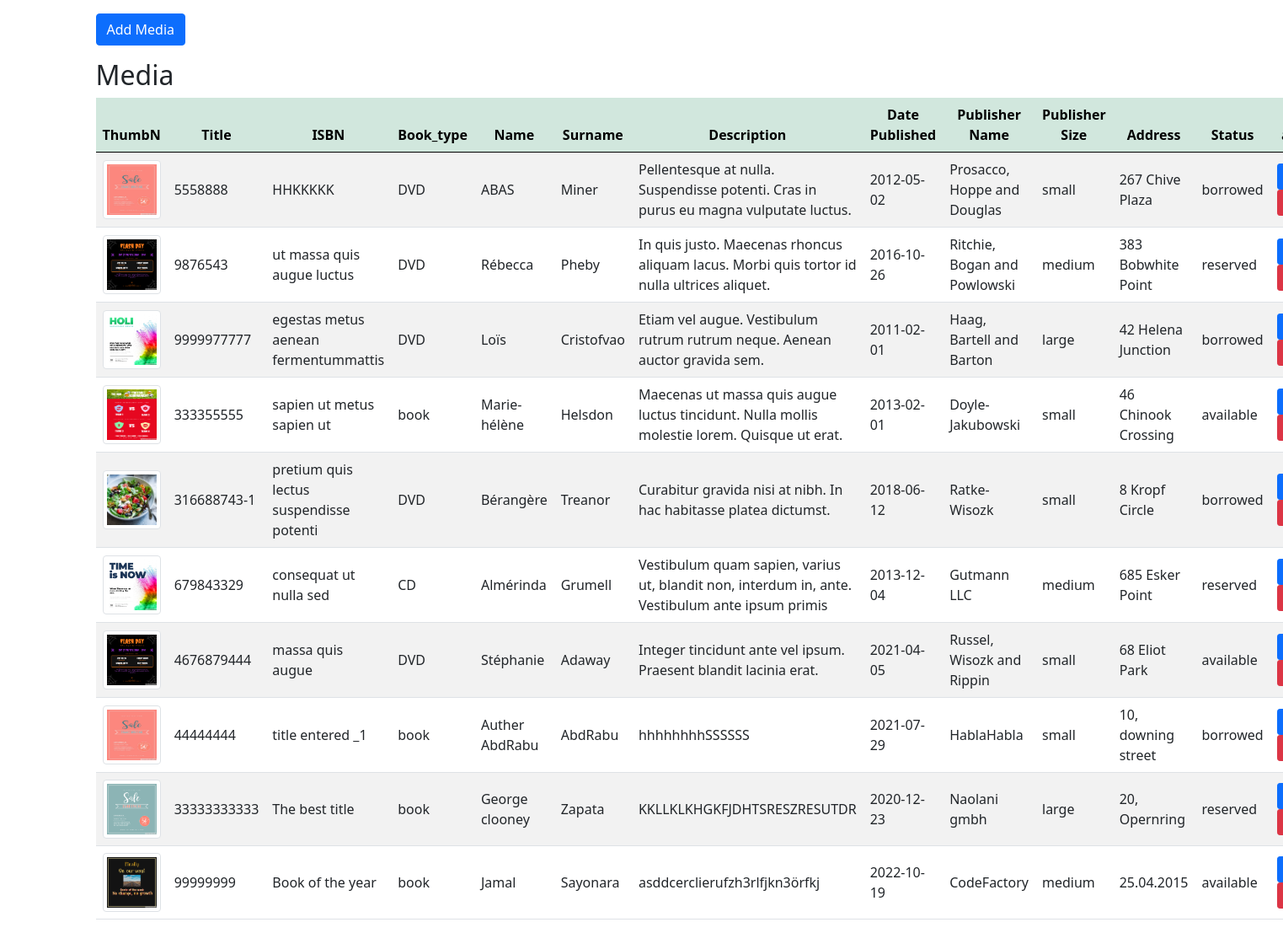
The page / on the database its author committed.
### tables this page shows
CREATE TABLE `library_table` (
  `id` int(11) NOT NULL,
  `title` text NOT NULL,
  `image` varchar(255) DEFAULT NULL,
  `first_name` varchar(50) NOT NULL,
  `last_name` varchar(50) NOT NULL,
  `ISBN` varchar(50) NOT NULL,
  `description` text DEFAULT NULL,
  `publish_date` date NOT NULL,
  `publisher_name` varchar(50) NOT NULL,
  `type` varchar(4) DEFAULT NULL,
  `publisher_address` varchar(50) DEFAULT NULL,
  `publisher_size` varchar(6) DEFAULT NULL,
  `status` varchar(9) NOT NULL
);

### index.php (the view, shortened to what this page needs)
<?php
require_once 'actions/db_connect.php';
$sql = "SELECT * FROM library_table";
$result = mysqli_query($connect ,$sql);
$tbody='';
if(mysqli_num_rows($result)  > 0) {
    while($row = mysqli_fetch_array($result, MYSQLI_ASSOC)){
        $tbody .= "<tr>
            <td><img class='img-thumbnail' src='image_collection/".$row['image']."'</td>
            <td>".$row['ISBN']."</td>
            <td>".$row['title']. "</td>
            <td>".$row['type']."</td>
            <td>".$row['first_name']."</td>
            <td>".$row['last_name']."</td>
            <td>".$row['description']."</td>
            <td>".$row['publish_date']."</td>
            <td>".$row['publisher_name']."</td>
            <td>".$row['publisher_size']."</td>
            <td>".$row['publisher_address']."</td>
            <td>".$row['status']."</td>
            <td><a href='update.php?id=" .$row['id']."'><button class='btn btn-primary btn-sm' type='button'>Edit</button></a>
            <a href='delete.php?id=" .$row['id']."'><button class='btn btn-danger btn-sm' type='button'>Delete</button></a></td>
            </tr>";
    };
} else {
    $tbody =  "<tr><td colspan='5'><center>No Data Available </center></td></tr>";
}
?>
<!DOCTYPE html>
<html lang="en">
    <head>
        <?php require_once 'components/boot.php'?>
    </head>
    <body>
        <div class="container manageMedia w-100 mt-3">
            <div class='mb-3'>
                <a href= "create.php"><button class='btn btn-primary'type="button" >Add Media</button></a>
            </div>
            <p class='h2'>Media</p>
            <table class='table table-striped'>
                <thead class='table-success'>
                    <tr>
                        <th>ThumbN</th>
                        <th>Title</th>
                        <th>ISBN</th>
                        <th>Book_type</th>
                        <th>Name</th>
                        <th>Surname</th>
                        <th>Description</th>
                        <th>Date Published</th>
                        <th>Publisher Name</th>
                        <th>Publisher Size</th>
                        <th>Address</th>
                        <th>Status</th>
                        <th>action</th>
                    </tr>
                </thead>
                <tbody>
                    <?= $tbody;?>
                </tbody>
            </table>
        </div>
    </body>
</html>

### components/boot.php (shortened to what this page needs)
<link href="https://cdn.jsdelivr.net/npm/bootstrap@5.0.0-beta3/dist/css/bootstrap.min.css" rel="stylesheet">

### index.php (style rules this page uses)
.manageMedia { margin: auto; }
.img-thumbnail { width: 70px !important; height: 70px !important; }
td { text-align: left; vertical-align: middle; }
tr { text-align: center; }

### rows shown on the page
library_table: image (picture), ISBN "5558888", title "HHKKKKK", type "DVD", first_name "ABAS", last_name "Miner", description "Pellentesque at nulla. Suspendisse potenti. Cras in purus eu magna vulputate luctus.", publish_date "2012-05-02", publisher_name "Prosacco, Hoppe and Douglas", publisher_size "small", publisher_address "267 Chive Plaza", status "borrowed"
library_table: image (picture), ISBN "9876543", title "ut massa quis augue luctus", type "DVD", first_name "Rébecca", last_name "Pheby", description "In quis justo. Maecenas rhoncus aliquam lacus. Morbi quis tortor id nulla ultrices aliquet.", publish_date "2016-10-26", publisher_name "Ritchie, Bogan and Powlowski", publisher_size "medium", publisher_address "383 Bobwhite Point", status "reserved"
library_table: image (picture), ISBN "9999977777", title "egestas metus aenean fermentummattis", type "DVD", first_name "Loïs", last_name "Cristofvao", description "Etiam vel augue. Vestibulum rutrum rutrum neque. Aenean auctor gravida sem.", publish_date "2011-02-01", publisher_name "Haag, Bartell and Barton", publisher_size "large", publisher_address "42 Helena Junction", status "borrowed"
library_table: image (picture), ISBN "333355555", title "sapien ut metus sapien ut", type "book", first_name "Marie-hélène", last_name "Helsdon", description "Maecenas ut massa quis augue luctus tincidunt. Nulla mollis molestie lorem. Quisque ut erat.", publish_date "2013-02-01", publisher_name "Doyle-Jakubowski", publisher_size "small", publisher_address "46 Chinook Crossing", status "available"
library_table: image (picture), ISBN "316688743-1", title "pretium quis lectus suspendisse potenti", type "DVD", first_name "Bérangère", last_name "Treanor", description "Curabitur gravida nisi at nibh. In hac habitasse platea dictumst.", publish_date "2018-06-12", publisher_name "Ratke-Wisozk", publisher_size "small", publisher_address "8 Kropf Circle", status "borrowed"
library_table: image (picture), ISBN "679843329", title "consequat ut nulla sed", type "CD", first_name "Almérinda", last_name "Grumell", description "Vestibulum quam sapien, varius ut, blandit non, interdum in, ante. Vestibulum ante ipsum primis", publish_date "2013-12-04", publisher_name "Gutmann LLC", publisher_size "medium", publisher_address "685 Esker Point", status "reserved"
library_table: image (picture), ISBN "4676879444", title "massa quis augue", type "DVD", first_name "Stéphanie", last_name "Adaway", description "Integer tincidunt ante vel ipsum. Praesent blandit lacinia erat.", publish_date "2021-04-05", publisher_name "Russel, Wisozk and Rippin", publisher_size "small", publisher_address "68 Eliot Park", status "available"
library_table: image (picture), ISBN "44444444", title "title entered _1", type "book", first_name "Auther AbdRabu", last_name "AbdRabu", description "hhhhhhhhSSSSSS", publish_date "2021-07-29", publisher_name "HablaHabla", publisher_size "small", publisher_address "10, downing street", status "borrowed"
library_table: image (picture), ISBN "33333333333", title "The best title", type "book", first_name "George clooney", last_name "Zapata", description "KKLLKLKHGKFJDHTSRESZRESUTDR", publish_date "2020-12-23", publisher_name "Naolani gmbh", publisher_size "large", publisher_address "20, Opernring", status "reserved"
library_table: image (picture), ISBN "99999999", title "Book of the year", type "book", first_name "Jamal", last_name "Sayonara", description "asddcerclierufzh3rlfjkn3örfkj", publish_date "2022-10-19", publisher_name "CodeFactory", publisher_size "medium", publisher_address "25.04.2015", status "available"
